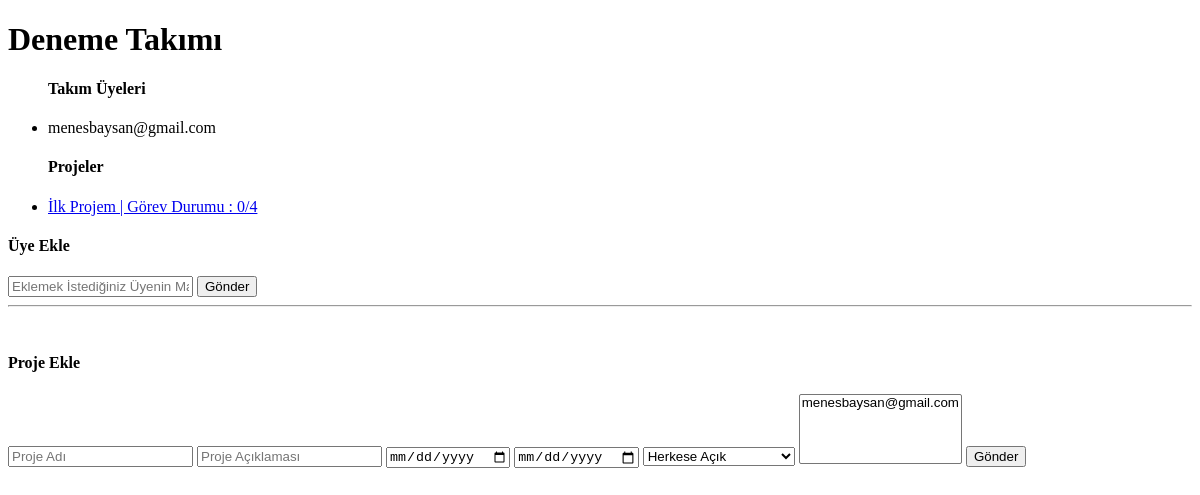
Page /takımlar/detay/deneme-takimi/ (signed in) on the committed database.
### takim/models.py (models this page shows, shortened)
class Takim(models.Model):
    ad = models.CharField(max_length=255)
    aciklama = models.TextField()
    sahip = models.ForeignKey(to='kullanici.Kullanici',related_name='sahip_oldugu_takimlar',on_delete=models.CASCADE)
    uyeler = models.ManyToManyField(to='kullanici.Kullanici', related_name='takimlar', null=True)
    slug = models.SlugField(blank=True)
    class Meta:
        verbose_name = 'Takım'
        verbose_name_plural = 'Takımlar'

### kullanici/models.py (models this page shows)
class Kullanici(AbstractUser):
    profil_foto = models.ImageField(upload_to='profil/foto/', default='defaults/default.png')
    lokasyon = models.CharField(max_length=255, null=True, blank=True)
    title = models.TextField(null=True, blank=True)
    user_permissions = models.ManyToManyField(Permission, related_name='izinler', null=True,
                                              blank=True)  # zorunlu tanımlamamız gerek
    groups = models.ManyToManyField(Group, related_name='gruplar', null=True, blank=True)  # zorunlu tanımlamamız gerek
    password_reset_hash = models.TextField(null=True, blank=True)
    invite_token = models.TextField(null=True,blank=True)
    class Meta:
        verbose_name = 'Kullanıcı'
        verbose_name_plural = 'Kullanıcılar'

### proje/models.py (models this page shows, shortened)
class Proje(models.Model):
    gizlilik_secenekleri = (
        ('herkese_acik', 'Herkese Açık'),
        ('takim_uyeleri', 'Sadece Takım Üyeleri'),
        ('sadece_ben', 'Sadece Ben')
    )
    ad = models.CharField(max_length=255)
    aciklama = models.TextField()
    olusturulma_tarihi = models.DateTimeField(auto_now_add=True)
    baslama_tarihi = models.DateField()
    bitis_tarihi = models.DateField()
    gizlilik = models.CharField(max_length=25, choices=gizlilik_secenekleri)
    takim = models.ForeignKey(Takim, related_name='projeler', on_delete=models.SET_NULL, null=True)
    uyeler = models.ManyToManyField(to='kullanici.Kullanici', related_name='projeler', null=True)
    slug = models.SlugField(blank=True)
    class Meta:
        verbose_name = 'Proje'
        verbose_name_plural = 'Projeler'

### gorev/templatetags/gorev_sorgulama.py (called while the page is built)
@register.filter(name='proje_kac_gorev_var')
def proje_kac_gorev_var(proje):
    toplam_gorev = proje.gorevler.all().count()
    biten_gorev = proje.gorevler.filter(gorev_durum='bitti').count()
    return "{}/{}".format(biten_gorev, toplam_gorev)

### takim/views.py (called while the page is built)
@login_required
def takim_detay(request, takim_slug):
    takim = get_object_or_404(Takim, slug=takim_slug)
    projeler = Proje.objects.filter(takim=takim)
    uyeler = takim.uyeler.all()
    context = {
        'takim': takim,
        'projeler': projeler,
        'uyeler': uyeler
    }
    return render(request, 'takim/takim_detay.html', context=context)

### templates/takim/takim_detay.html (shortened to what this page needs)
{% extends 'utilities/layout.html' %}
{% load static %}
{% load gorev_sorgulama %}
{% block icerik %}
    <h1>{{ takim.ad }}</h1>
    <ul>
        <h4>Takım Üyeleri</h4>
        {% for uye in uyeler %}
            <li>{{ uye.username }}</li>
        {% endfor %}
    </ul>
    <ul>
        <h4>Projeler</h4>
        {% for proje in projeler %}
            <li><a href="{% url 'proje:proje_detay' proje_slug=proje.slug %}">{{ proje.ad }} | Görev Durumu
                : {{ proje|proje_kac_gorev_var }}</a></li>
        {% endfor %}
    </ul>
    <h4>Üye Ekle</h4>
    <form action="{% url 'takim:takim_uye_ekle' takim_slug=takim.slug %}" method="post">
        <input type="email" placeholder="Eklemek İstediğiniz Üyenin Mail Adresi" name="email">
        <input type="submit" value="Gönder">
    </form>
    <hr>
    <br>
    <h4>Proje Ekle</h4>
    <form action="{% url 'proje:proje_ekle' takim_slug=takim.slug %}" method="post">
        <input type="text" placeholder="Proje Adı" name="ad">
        <input type="text" placeholder="Proje Açıklaması" name="aciklama">
        <input type="date" placeholder="Proje Başlangıç Tarihi" name="baslangic_tarih">
        <input type="date" placeholder="Proje Bitiş Tarihi" name="bitis_tarih">
        <select name="gizlilik">
            <option value="herkese_acik">Herkese Açık</option>
        </select>
        <select name="uyeler" multiple>
            {% for uye in uyeler %}
                <option value="{{ uye.username }}">{{ uye.username }}</option>
            {% endfor %}
        </select>
        <input type="submit" value="Gönder">
    </form>
{% endblock %}

### rows in the picture
Takim: ad "Deneme Takımı"
Kullanici: username "menesbaysan@gmail.com"
Proje: ad "İlk Projem", id "0/4"
